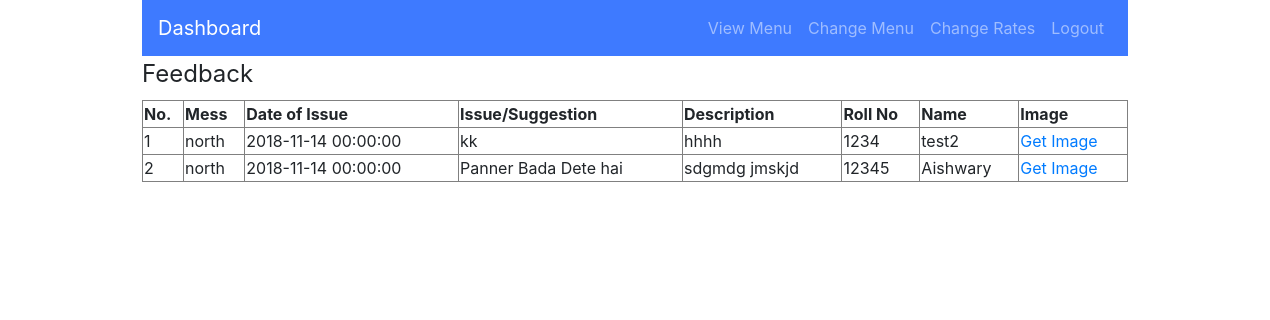
Page /admin/feedback (signed in) on the earlier database version.
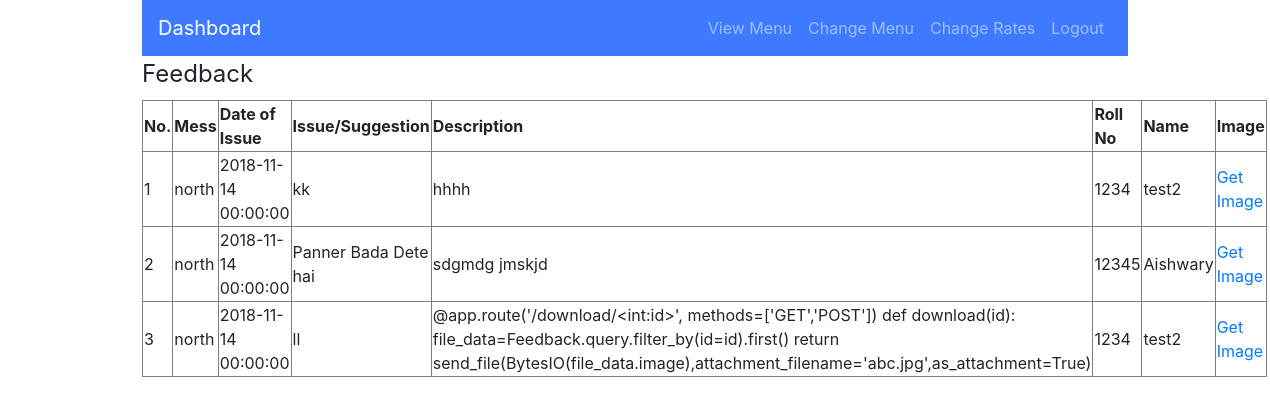
Same page on the later database version.
### app/models.py (models this page shows, shortened)
class Feedback(db.Model):
	id =db.Column(db.Integer, primary_key=True)
	mess=db.Column(db.String(60), nullable=False)
	date_of_issue=db.Column(db.DateTime, nullable=False, default=datetime.utcnow)
	issue=db.Column(db.Text,nullable=False)
	description=db.Column(db.Text,nullable=False)
	user_id = db.Column(db.Integer, db.ForeignKey('user.id'),nullable=False)
	image=db.Column(db.LargeBinary,nullable=True)

### app/views.py (the view)
@app.route('/admin/feedback', methods=['POST', 'GET'])
def adminFeedback():
    if 'adminID' in session:
        feed=Feedback.query.filter(Feedback.mess==session['mess']).all()
        for f in feed:
            f.rollNo = User.query.filter(User.id == f.user_id).first().rollNo
            f.firstname = User.query.filter(User.id == f.user_id).first().firstname
        return render_template('adminFeedback.html', feedback=feed)
    else:
        return redirect(url_for('adminIndex'))

### app/views.py (called while the page is built)
@app.after_request
def after_request(response):
    response.headers["Cache-Control"] = "no-cache, no-store, must-revalidate"
    return response

### app/templates/adminFeedback.html
{% extends "adminBase.html" %}
{% block content %}
<fieldset>
    <legend>Feedback</legend>
    <table border = 1 cellspacing=5 width=100% height=50px>
        <tr>
            <th>No.</th>
            <th>Mess</th>
            <th>Date of Issue</th>
            <th>Issue/Suggestion</th>
            <th>Description</th>
            <th>Roll No</th>
            <th>Name</th>
            <th>Image</th>
        </tr>
        {% for feed in feedback if feed["id"]%}
        <tr>
            <td> {{loop.index}}</td>
            <td>{{ feed.mess}}</td>
            <td>{{ feed.date_of_issue}}</td>
            <td>{{ feed.issue}}</td>
            <td>{{ feed.description}}</td>
            <td>{{ feed.rollNo}}</td>
            <td>{{ feed.firstname}}</td>
            {% if feed["image"] %}
            <td><a href="/download/{{feed.id}}">Get Image</a></td>
            {% else %}
            <td>No uploaded Image</td>
            {% endif %}
        </tr>
        {% else %}
        <h1>No feedback found!</h1>
        {% endfor %}
    </table>
</fieldset>
{% endblock %}

### app/templates/adminBase.html (shortened to what this page needs)
<!DOCTYPE html>
<html lang="en">
    <head>
		<link rel="stylesheet" href="https://stackpath.bootstrapcdn.com/bootstrap/4.1.3/css/bootstrap.min.css">
        <link rel="stylesheet" href="https://use.fontawesome.com/releases/v5.4.2/css/all.css">
        <link href="{{ url_for('static',filename = 'lightpick.css') }}" rel="stylesheet" type="text/css">
    </head>
    <body>
        <div class="container-fluid" style="width: 80%;">
            <nav class="navbar navbar-expand-lg navbar-dark bg-portal">
                <a class="navbar-brand" href="/admin/dashboard">Dashboard</a>
                <div class="collapse navbar-collapse justify-content-end" id="navbarSupportedContent">
                    <ul class="navbar-nav">
                        <li class="nav-item">
                            <a class="nav-link" href="/admin/view">View Menu</a>
                        </li>
                        <li class="nav-item">
                            <a class="nav-link" href="/admin/change">Change Menu</a>
                        </li>
                        <li class="nav-item">
                            <a class="nav-link" href="/admin/rates">Change Rates</a>
                        </li>
                        <li class="nav-item">
                            <a class="nav-link" href="/admin/logout">Logout</a>
                        </li>
                    </ul>
                </div>
            </nav>
            {% block content %}{% endblock %}
        </div>
    </body>
</html>

### app/templates/adminBase.html (style rules this page uses)
.bg-portal { background-color: #3E7AFF; }

Differences in the rows shown:
added Feedback: mess "north", date_of_issue "2018-11-14 00:00:00", issue "ll", description "@app.route('/download/<int:id>', methods=['GET','POST']) def download(id): file_data=Feedback.query.filter_by(id=id).first() return send_file(BytesIO(file_data.image),attachment_filename='abc.jpg',as_attachment=True)", rollNo "1234", firstname "test2"
